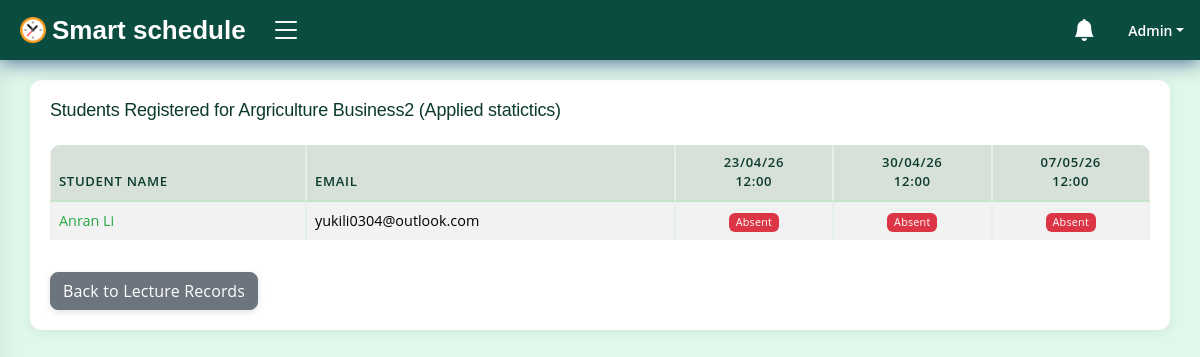
The page /campus/unit/668f464a-f12d-4472-a902-c4517202d53d/students/ (signed in) on the database its author committed.
### accounts/models.py (models this page shows, shortened)
class User(AbstractUser):
    REMINDER_TIME_CHOICES = [
        ('60min', '60 minutes before'),
        ('30min', '30 minutes before'),
        ('15min', '15 minutes before'),
        ('instant', 'Instant'),
    ]
    NOTIFICATION_METHOD_CHOICES = [
        ('in_app', 'In-App'),
        ('email', 'Email'),
        ('both', 'Both'),
    ]
    id = models.CharField(max_length=50, primary_key=True, unique=True, editable=False)
    first_name = models.CharField(max_length=15, blank=False)
    last_name = models.CharField(max_length=15, blank=False)
    email = models.EmailField(unique=True)
    gender = models.CharField(max_length=7, blank=False)
    dob = models.DateField(null=True, blank=False, db_column='Date of Birth')
    age = models.PositiveIntegerField(default=0, editable=False)
    mobile_no = PhoneNumberField()
    is_student = models.BooleanField(default=False)
    date_updated = models.DateTimeField(auto_now=True)
    reminder_preference = models.CharField(
        max_length=100,  # Increased length to store multiple values
        default='15min',
        verbose_name='Reminder Times',
        help_text='Select one or more reminder times.'
    )
    notification_method = models.CharField(
        max_length=10,
        choices=NOTIFICATION_METHOD_CHOICES,
        default='in_app',
        verbose_name='Notification Method',
    )
    REQUIRED_FIELDS = ['username']
    USERNAME_FIELD = 'email'
    def __str__(self) -> str:
        return self.username
    class Meta:
        ordering = ['username', 'first_name', 'last_name']

class Student(models.Model):
    id = models.CharField(max_length=50, primary_key=True, unique=True, editable=False)
    student_name = models.OneToOneField(User, on_delete=models.CASCADE, editable=False)
    school = models.CharField(max_length=70, blank=False)
    department = models.CharField(max_length=70, blank=False)
    reg_no = models.CharField(max_length=14, blank=False, unique=True, db_column='Registration No.')
    year = models.CharField(max_length=10, blank=False, db_column='Year of Study')
    semester = models.CharField(max_length=1, blank=False)
    programme = models.CharField(max_length=35, blank=False)
    course = models.CharField(max_length=50, blank=False)
    date_created = models.DateTimeField(auto_now_add=True)
    date_updated = models.DateTimeField(auto_now=True)
    class Meta:
        ordering = ['student_name', 'reg_no']
        verbose_name_plural = 'Students records'

### campus/models.py (models this page shows, shortened)
class BookedUnit(models.Model):
    id = models.CharField(max_length=50, primary_key=True, unique=True, editable=False)
    lecturer = models.ForeignKey(Faculty, on_delete=models.CASCADE)
    students_course = models.CharField(max_length=50, blank=False)
    course = models.ForeignKey(Course, on_delete=models.CASCADE)
    year_of_study = models.CharField(max_length=10, blank=False)
    semester = models.CharField(max_length=1, blank=False)
    booking_date = models.DateTimeField(auto_now_add=True)
    date_updated = models.DateTimeField(auto_now=True)
    class Meta:
        ordering = ['course__name', 'lecturer']
        verbose_name_plural = 'Booked units'

class Course(models.Model):
    id = models.CharField(max_length=50, primary_key=True, unique=True, editable=False)
    name = models.CharField(max_length=80, unique=True, blank=False)
    code = models.CharField(max_length=10, unique=True, blank=False)
    description = models.TextField(blank=True, null=True)
    date_created = models.DateTimeField(auto_now_add=True)
    date_updated = models.DateTimeField(auto_now=True)
    class Meta:
        ordering = ['name']
        verbose_name_plural = 'Courses'

class Lecture(models.Model):
    STATUS_CHOICES = (
        ('scheduled', 'Scheduled'),
        ('completed', 'Completed'),
        ('missed', 'Missed'),
        ('exempt', 'Exempt'),
    )
    RECURRENCE_CHOICES = (
        ('none', 'None'),
        ('daily', 'Daily'),
        ('weekly', 'Weekly'),
        ('monthly', 'Monthly'),
    )
    END_CONDITION_CHOICES = (
        ('count', 'By Count'),
        ('date', 'By Date'),
    )
    id = models.CharField(max_length=50, primary_key=True, unique=True, editable=False)
    lecturer = models.ForeignKey(Faculty, on_delete=models.CASCADE, editable=False)
    student = models.ForeignKey(Student, on_delete=models.CASCADE, null=True, editable=False)
    lecture_hall = models.ForeignKey('LectureHall', on_delete=models.CASCADE, editable=False, null=True, db_column='Venue')
    unit_name = models.ForeignKey(BookedUnit, on_delete=models.CASCADE)
    lecture_date = models.DateField(null=False, blank=False)
    start_time = models.TimeField(null=False, blank=False, db_column='Scheduled start time')
    end_time = models.TimeField(null=False, blank=False, db_column='Scheduled end time')
    recurrence_pattern = models.CharField(max_length=10, choices=RECURRENCE_CHOICES, default='none')
    recurrence_end_type = models.CharField(max_length=10, choices=END_CONDITION_CHOICES, null=True, blank=True)
    recurrence_count = models.PositiveIntegerField(null=True, blank=True)
    recurrence_end_date = models.DateField(null=True, blank=True)
    parent_event_id = models.CharField(max_length=50, null=True, blank=True)
    total_students = models.PositiveIntegerField(default=0, editable=False)
    is_attending = models.BooleanField(default=False)
    is_taught = models.BooleanField(default=False, editable=False)
    status = models.CharField(max_length=10, choices=STATUS_CHOICES, default='scheduled')
    date_scheduled = models.DateTimeField(auto_now_add=True)
    date_updated = models.DateTimeField(auto_now=True)
    class Meta:
        ordering = ['lecturer', 'lecture_hall', '-date_scheduled']
        verbose_name_plural = 'Scheduled lectures'

### campus/views.py (the view)
# urls.py: path('unit/<str:unit_id>/students/', views.ViewUnitStudentsView.as_view(), name='view_unit_students'),
@method_decorator(login_required(login_url='login'), name='get')
@method_decorator(user_passes_test(lambda user: not user.is_student), name='get')
class ViewUnitStudentsView(View):
    template_name = 'dashboard/faculty/unit_students.html'
    def get(self, request, unit_id, *args, **kwargs):
        try:
            unit = BookedUnit.objects.get(id=unit_id)
            if not request.user.is_staff and not request.user.is_superuser:
                if unit.lecturer != request.user.faculty:
                    messages.error(request, "You are not authorized to view students for this unit.")
                    return redirect('view_faculty_lectures', staff_id=request.user.faculty.id, staff_name=request.user.faculty)
            registered_students = RegisteredUnit.objects.filter(unit=unit).select_related('student__student_name')
            lectures_for_unit = Lecture.objects.filter(unit_name=unit).order_by('lecture_date', 'start_time')
            lecture_events = []
            seen_lectures = set()
            for lecture in lectures_for_unit:
                event_tuple = (lecture.lecture_date, lecture.start_time)
                if event_tuple not in seen_lectures:
                    lecture_events.append(lecture)
                    seen_lectures.add(event_tuple)
            attendance_data = []
            for reg_unit in registered_students:
                student = reg_unit.student
                student_attendance = {
                    'student': student,
                    'attendance': []
                }
                for lecture_event in lecture_events:
                    attended = Lecture.objects.filter(
                        unit_name=unit,
                        lecture_date=lecture_event.lecture_date,
                        start_time=lecture_event.start_time,
                        student=student,
                        is_attending=True
                    ).exists()
                    student_attendance['attendance'].append(attended)
                attendance_data.append(student_attendance)
            context = {
                'unit': unit,
                'attendance_data': attendance_data,
                'lecture_events': lecture_events,
            }
            return render(request, self.template_name, context)
        except BookedUnit.DoesNotExist:
            messages.error(request, "The selected unit does not exist.")
            if not request.user.is_staff and not request.user.is_superuser:
                return redirect('view_faculty_lectures', staff_id=request.user.faculty.id, staff_name=request.user.faculty)
            else:
                return redirect('admin_dashboard') # Or some other admin page

### campus/templates/dashboard/faculty/unit_students.html (shortened to what this page needs)
{% extends 'dashboard/faculty/base.html' %}
{% block content %}
<main id="main" class="main">
    <section class="section">
        <div class="row">
            <div class="col-lg-12">
                <div class="card">
                    <div class="card-body">
                        <h5 class="card-title">Students Registered for {{ unit.course.name }} ({{ unit.students_course }})</h5>
                        {% if attendance_data %}
                        <div class="table-responsive">
                            <table class="table table-bordered table-striped">
                                <thead>
                                    <tr class="table-active">
                                        <th>Student Name</th>
                                        <th>Email</th>
                                        {% for lecture in lecture_events %}
                                            <th class="text-center">{{ lecture.lecture_date|date:"d/m/y" }} <br> {{ lecture.start_time|time:"H:i" }}</th>
                                        {% endfor %}
                                    </tr>
                                </thead>
                                <tbody>
                                    {% for data in attendance_data %}
                                    <tr>
                                        <td><a href="{% url 'view_student_calendar' student_id=data.student.id %}">{{ data.student.student_name.first_name }} {{ data.student.student_name.last_name }}</a></td>
                                        <td>{{ data.student.student_name.email }}</td>
                                        {% for attended in data.attendance %}
                                            <td class="text-center">
                                                {% if attended %}
                                                    <span class="badge bg-success">Present</span>
                                                {% else %}
                                                    <span class="badge bg-danger">Absent</span>
                                                {% endif %}
                                            </td>
                                        {% endfor %}
                                    </tr>
                                    {% endfor %}
                                </tbody>
                            </table>
                        </div>
                        {% else %}
                        <div class="alert alert-info" role="alert">
                            No students are registered for this unit yet.
                        </div>
                        {% endif %}
                        {% if request.user.is_staff or request.user.is_superuser %}
                        <a href="{% url 'admin_homepage' %}" class="btn btn-secondary mt-3">Back to Dashboard</a>
                        {% else %}
                        <a href="{% url 'view_faculty_lectures' staff_id=request.user.faculty.id staff_name=request.user.faculty %}" class="btn btn-secondary mt-3">Back to Lecture Records</a>
                        {% endif %}
                    </div>
                </div>
            </div>
        </div>
    </section>
</main>
{% endblock %}

### campus/templates/dashboard/faculty/base.html (shortened to what this page needs)
{% load static %}
{% load custom_filters %}
<!DOCTYPE html>
<html lang="en">
<head>
    <link href="https://cdn.jsdelivr.net/npm/bootstrap@5.3.2/dist/css/bootstrap.min.css" rel="stylesheet">
    <link rel="stylesheet" href="https://cdn.jsdelivr.net/npm/bootstrap-icons@1.11.1/font/bootstrap-icons.css">
    <link href="{% static 'css/styles.css' %}" rel="stylesheet">
    <link href="{% static 'css/custom.css' %}?v=2.0" rel="stylesheet">
    <link rel="stylesheet" href="https://cdn.jsdelivr.net/npm/fullcalendar@5.10.0/main.min.css">
</head>
<body>
    <header id="header" class="header fixed-top d-flex align-items-center">
        <div class="d-flex align-items-center justify-content-between">
            <a href="{% url 'faculty_homepage' %}" class="logo d-flex align-items-center">
                <img src="{% static 'img/logo/logo.png' %}" alt="logo">
                <span class="d-none d-lg-block text-white">Smart schedule</span>
            </a>
            <i class="bi bi-list toggle-sidebar-btn"></i>
        </div>
        <nav class="header-nav ms-auto">
            <ul class="d-flex align-items-center">
                <li class="nav-item dropdown">
                    <a class="nav-link nav-icon" href="#" data-bs-toggle="dropdown">
                        <i class="bi bi-bell-fill"></i>
                    </a>
                </li>
                <li class="nav-item dropdown pe-3">
                    <a class="nav-link nav-profile d-flex align-items-center pe-0" href="" data-bs-toggle="dropdown">
                        <span class="d-none d-md-block dropdown-toggle ps-2">{{ request.user.username }}</span>
                    </a>
                </li>
            </ul>
        </nav>
    </header>
    {% block content %}
    {% endblock %}
</body>
</html>

### rows shown on the page
User: user.username "Admin"
BookedUnit: course.name "Argriculture Business2", students_course "Applied statictics"
Lecture: lecture_date "23/04/26", start_time "12:00"
Lecture: lecture_date "30/04/26", start_time "12:00"
Lecture: lecture_date "07/05/26", start_time "12:00"
Student: student.student_name.first_name "Anran", student.student_name.last_name "Li", student.student_name.email "yukili0304@outlook.com"
